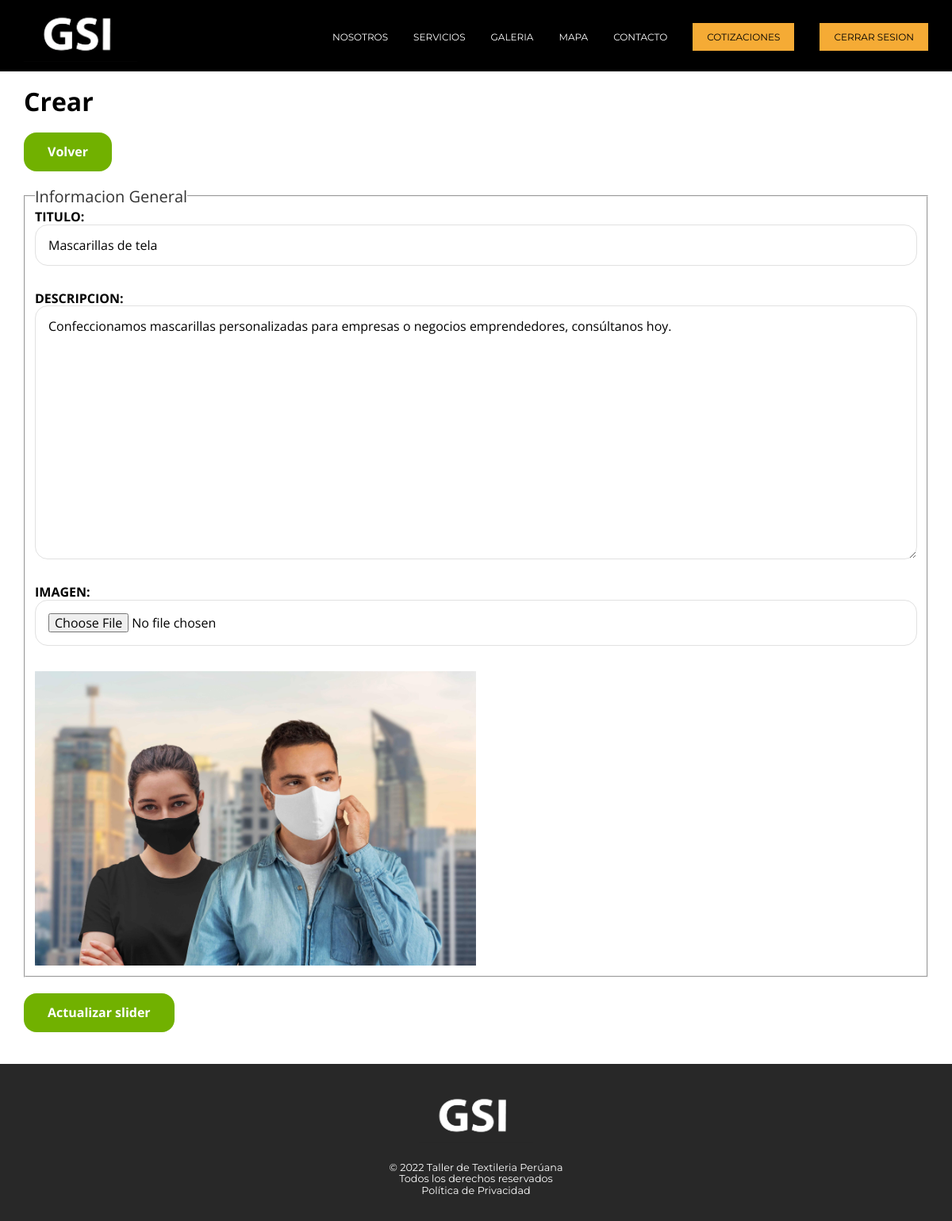
Screenshot of /view/admin/actualizar.php?id=36 (signed in) with the database file from the repository.
### tables this page shows
CREATE TABLE `slider` (
  `id` int(11) NOT NULL,
  `titulo` varchar(40) NOT NULL,
  `descripcion` varchar(400) NOT NULL,
  `imagen` varchar(200) NOT NULL
);

### view/admin/actualizar.php (the view, shortened to what this page needs)
<?php
   $id = $_GET["id"];
   $id = filter_var($id,FILTER_VALIDATE_INT);
   $db = conectar();
    $query = "SELECT * FROM slider where id='$id'";
    $resultado = mysqli_query($db,$query);
    $slider = mysqli_fetch_assoc($resultado);
    $titulo =  $slider['titulo'];
    $descripcion =  $slider['descripcion'];
    include('../../templates/header.php');
?>
    <main class="contenedor seccion">
        <h1>Crear</h1>
        <a href="index.php" class="boton boton-verde">Volver</a>
        <form action="" class="formulario" method="post" enctype="multipart/form-data">
            <fieldset>
                <legend>Informacion General</legend>
                <label for="titulo">Titulo:</label>
                <input type="text" id="titulo" name="titulo" placeholder="Titulo slider" value="<?= $titulo ?>">
                <label for="descripcion">Descripcion:</label>
                <textarea id="descripcion" name="descripcion"><?= $descripcion ?></textarea>
                <label for="imagen">Imagen:</label>
                <input type="file" id="imagen" name="imagen" accept="image/jpeg, image/png" >
                <img src="../../image/<?= $slider["imagen"] ?>" class="imagen-actualizar"></a>
            </fieldset>
                <input type="submit" value="Actualizar slider" class="boton boton-verde">
        </form>
    </main>
<?php
     include('../../templates/footer.php');
?>

### build/CSS/style.css (style rules this page uses)
html { line-height: 1.15; -webkit-text-size-adjust: 100%; }
body { margin: 0; }
main { display: block; }
a { background-color: transparent; }
img { border-style: none; }
button, input, optgroup, select, textarea { font-family: inherit; font-size: 100%; line-height: 1.15; margin: 0; }
button, input { overflow: visible; }
button, [type=button], [type=reset], [type=submit] { -webkit-appearance: button; }
fieldset { padding: 0.35em 0.75em 0.625em; }
legend { box-sizing: border-box; color: inherit; display: table; max-width: 100%; padding: 0; white-space: normal; }
textarea { overflow: auto; }
*, *::after, *::before { margin: 0; padding: 0; box-sizing: border-box; }
html { scroll-behavior: smooth; scroll-padding-top: 100px; }
img { max-width: 100%; }
body { font-family: "Open Sans", sans-serif; }
a { text-decoration: none; }

### build/CSS/admin.css (style rules this page uses)
.contenedor { width: 95%; max-width: 1200px; margin: 0 auto; }
.seccion { margin-top: 20px; margin-bottom: 2.5rem; }
body { display: flex; flex-direction: column; min-height: 100vh; }
.formulario input:not([type=submit]), .formulario textarea, .formulario select { padding: 1rem; display: block; width: 100%; background-color: #FFFFFF; border: 1px solid #e1e1e1; border-radius: 1rem; margin-bottom: 2rem; }
.formulario textarea { height: 20rem; }
.imagen-actualizar { width: 50%; }
.boton-verde { background-color: #71B100; color: #FFFFFF; font-weight: 700; text-decoration: none; padding: 10px 30px; text-align: center; margin-top: 20px; display: inline-block; border: none; line-height: 1.8; border-radius: 1rem; }
.formulario legend { font-size: 20px; color: #333333; }
legend { box-sizing: border-box; color: inherit; display: table; max-width: 100%; padding: 0; white-space: normal; }
.formulario label { font-weight: 700; text-transform: uppercase; display: block; }
fieldset { margin-top: 20px; }

### rows the page displays
slider: titulo "Mascarillas de tela", descripcion "Confeccionamos mascarillas personalizadas para empresas o negocios emprendedores, consúltanos hoy.", imagen (picture)
